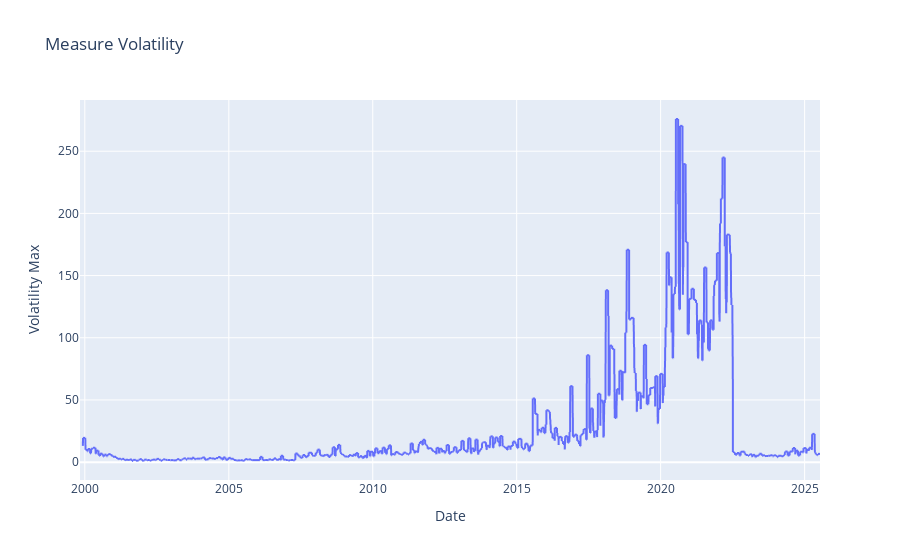

This figure's notebook cell:
### Markdown cell above
### The Max Volatility for the entry into the market

### Code cell
fig = px.line(df_stock, x="date", y="volatility_max", title="Measure Volatility",
              labels={"date": "Date", "volatility_max": "Volatility Max"})
fig.show()

### Figure 1 — Plotly figure (JSON) as saved in the notebook; plotly's stock layout.template omitted (floating-point values rounded to 4 significant figures; data arrays with more than 128 entries replaced by an {"elided": "..."} marker saying what was removed)
{"data": [{"hovertemplate": "Date=%{x}<br>Volatility Max=%{y}<extra></extra>", "legendgroup": "", "line": {"color": "#636efa", "dash": "solid"}, "marker": {"symbol": "circle"}, "mode": "lines", "name": "", "showlegend": false, "type": "scattergl", "x": {"elided": "6464 str values"}, "xaxis": "x", "y": {"elided": "6464 float values"}, "yaxis": "y"}], "layout": {"legend": {"tracegroupgap": 0}, "title": {"text": "Measure Volatility"}, "xaxis": {"anchor": "y", "domain": [0, 1], "title": {"text": "Date"}}, "yaxis": {"anchor": "x", "domain": [0, 1], "title": {"text": "Volatility Max"}}}}
